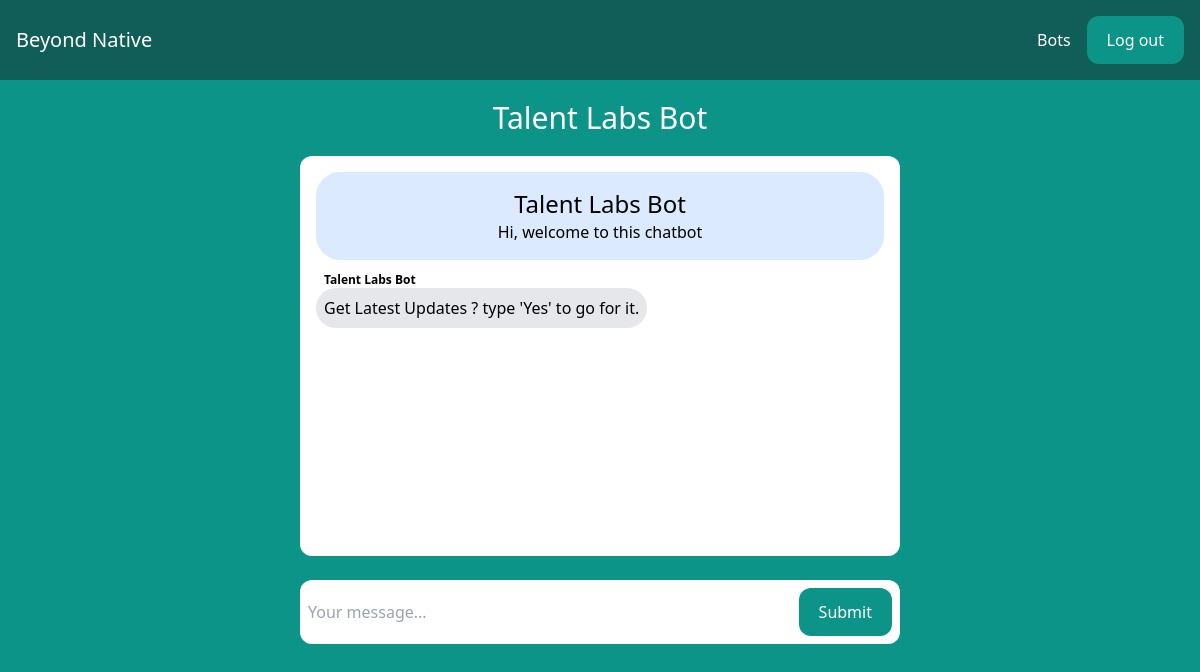
/bots/talent-labs-bot/ (signed in), run on the app's committed database.
### room/models.py (models this page shows, shortened)
class Room(models.Model):
    bot_id = models.CharField(max_length=50, default="None")
    name = models.CharField(max_length=255)
    slug = models.SlugField(unique=True)
    wellcome_msg = models.CharField(
        max_length=510, default="Hi, welcome to this chatbot")
    Questions = models.TextField()
    Answers = models.TextField()

### room/views.py (the view, shortened to what this page needs)
# urls.py: path('bots/', include('room.urls')),
@ login_required
def room(request, slug):
    current_user = request.user
    crr_bot = Room.objects.values().filter(slug__icontains=slug)[0]
    chats = []
    if crr_bot['bot_id'] == '1' or crr_bot['bot_id'] == '2':
        first_qs = crr_bot['Questions'].split(',')[0]
        chats.append(
            {
                'chat_room': crr_bot['name'],
                'message': first_qs,
                'message_from': 'bot'
            }
        )
    return render(request, 'room/room.html',
                  {'room': crr_bot, 'chats': chats, 'welcome_msg': crr_bot['wellcome_msg']})

### room/templates/room/room.html (shortened to what this page needs)
{% extends 'core/base.html' %}
{% block content %}
<div class="p-10 lg:p-5 text-center"
    style="display:flex;
           align-items:center;
           justify-content:center;">
    <h1 class="text-xl lg:text-3xl text-white">{{ room.name }}</h1>
</div>
<div id="TheSuperChatbox" class="lg:w-2/4 mx-4 lg:mx-auto p-4 bg-white rounded-xl"
    style="height:50vh; overflow-y: scroll;">
    <div class="chat-messages space-y-3" id="chat-messages">
        <div class="w-full text-center">
            <p class="p-4 text-md bg-blue-100 rounded-3xl">
                <span class="text-2xl"> {{ room.name }} </span>
                <br>
                <span> {{ welcome_msg }} </span>
            </p>
        </div>
        {% for chat in chats %}
            {% if chat.message_from == "bot" %}
                <div class=" " style="width:max-content">
                    <p id="{{chat.message}}" class="font-semibold text-xs px-2">{{ room.name }}</p>
                    <p class="p-2 text-md bg-gray-200 rounded-3xl">{{ chat.message }}</p>
                </div>
            {% endif %}
        {% endfor %}
    </div>
</div>
<div class="lg:w-2/4  my-6 mx-4 lg:mx-auto p-2 bg-white rounded-xl">
    <form method="post" action="{% url 'bot' room.slug %}" class="flex">
        <input type="text" name="content" class="flex-1 mr-auto" placeholder="Your message..." id="chat-message-input" style="outline:none;">
        <button
            class="px-5 py-3 rounded-xl text-white bg-teal-600 hover:bg-teal-700"
            id="chat-message-submit"
        >Submit</button>
    </form>
</div>
{% endblock %}

### data on the page
Room: name "Talent Labs Bot", wellcome_msg "Hi, welcome to this chatbot", name "Talent Labs Bot", message "Get Latest Updates ? type 'Yes' to go for it."
